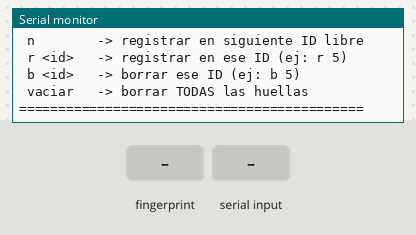
A sketch run on a simulated ESP32. Parts: the last lines printed to the serial monitor. The inputs (shaded band) are chosen by the test bench.

Above: at 2.7 s.
2.8 s: finger stored as number 1 placed on the sensor
At 4.1 s:
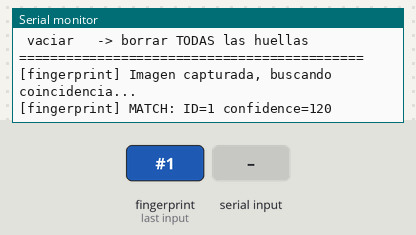
4.6 s: "n\n" received over Serial
At 5.3 s:
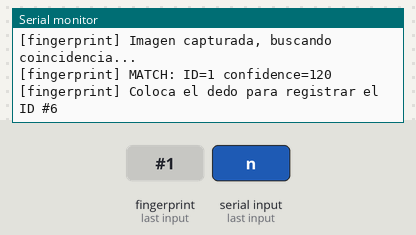
6.2 s: finger stored as number 1 placed on the sensor
At 6.8 s:
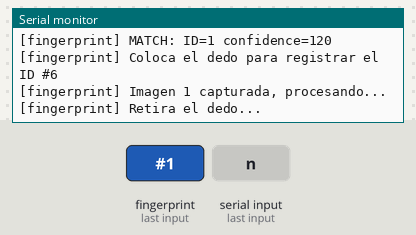
9.4 s: finger stored as number 1 placed on the sensor
At 10.3 s:
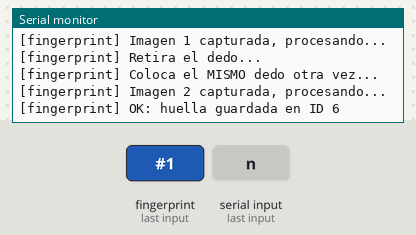
11.1 s: "l\n" received over Serial
At 11.4 s:
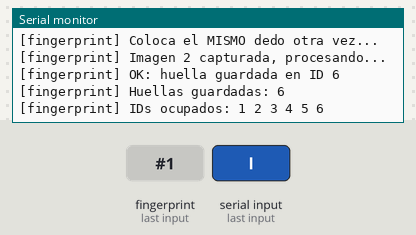
12.6 s: "vaciar\n" received over Serial
At 13.0 s:
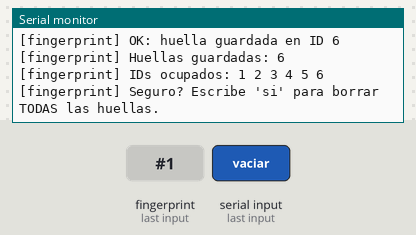

Measured:
- after the input at 2.8 s, the serial monitor: prints a new line at once (image 1)
- after the input at 4.6 s, the serial monitor: prints a new line after 0.11 s (image 2)
- after the input at 6.2 s, the serial monitor: prints a new line at once (image 3)
- after the input at 9.4 s, the serial monitor: prints a new line after 0.07 s (image 4)
- after the input at 11.1 s, the serial monitor: prints a new line at once (image 5)
- after the input at 12.6 s, the serial monitor: prints a new line after 0.05 s (image 6)

The sketch:

test_fingerprint.ino
```cpp
/*
 * Standalone bring-up sketch: fingerprint sensor only.
 *
 * Board: ESP32-WROOM-32. Sensor on HardwareSerial(2), RX=GPIO16,
 * TX=GPIO17, 57600 baud, powered at 3V3 (NOT 5V).
 *
 * Open Serial Monitor at 115200 baud. Logs every step so sensor wiring
 * problems are visible immediately instead of guessed at.
 *
 * Serial commands:
 *   l        -> list occupied fingerprint IDs
 *   n        -> enroll at next free ID
 *   r <id>   -> enroll at a specific ID (e.g. r 5)
 *   b <id>   -> delete a specific ID
 *   vaciar   -> erase ALL stored fingerprints (asks to confirm with 'si')
 *   (no command) -> continuously scans and logs finger reads
 */

#include <Adafruit_Fingerprint.h>

HardwareSerial fingerSerial(2);
Adafruit_Fingerprint finger = Adafruit_Fingerprint(&fingerSerial);

bool awaitingEraseAllConfirm = false;

void printMenu() {
  Serial.println();
  Serial.println("========== FINGERPRINT TEST MENU ==========");
  Serial.println(" l        -> listar IDs ocupados");
  Serial.println(" n        -> registrar en siguiente ID libre");
  Serial.println(" r <id>   -> registrar en ese ID (ej: r 5)");
  Serial.println(" b <id>   -> borrar ese ID (ej: b 5)");
  Serial.println(" vaciar   -> borrar TODAS las huellas");
  Serial.println("============================================");
}

void listFingerprints() {
  finger.getTemplateCount();
  Serial.print("[fingerprint] Huellas guardadas: ");
  Serial.println(finger.templateCount);
  Serial.print("[fingerprint] IDs ocupados: ");
  bool any = false;
  for (int id = 1; id <= 127; id++) {
    if (finger.loadModel(id) == FINGERPRINT_OK) {
      Serial.print(id);
      Serial.print(" ");
      any = true;
    }
  }
  if (!any) Serial.print("(ninguno)");
  Serial.println();
}

int firstFreeId() {
  for (int id = 1; id <= 127; id++) {
    if (finger.loadModel(id) != FINGERPRINT_OK) return id;
  }
  return -1;
}

uint8_t waitForImage(unsigned long ms) {
  unsigned long t = millis();
  uint8_t p = FINGERPRINT_NOFINGER;
  while (millis() - t < ms) {
    p = finger.getImage();
    if (p == FINGERPRINT_OK) return p;
    delay(30);
  }
  Serial.print("[fingerprint] waitForImage timeout, last status=");
  Serial.println(p);
  return p;
}

bool enrollFingerprint(uint8_t id) {
  Serial.print("[fingerprint] Coloca el dedo para registrar el ID #");
  Serial.println(id);

  uint8_t p = waitForImage(15000);
  if (p != FINGERPRINT_OK) {
    Serial.println("[fingerprint] Tiempo agotado esperando el primer dedo.");
    return false;
  }
  Serial.println("[fingerprint] Imagen 1 capturada, procesando...");
  if (finger.image2Tz(1) != FINGERPRINT_OK) {
    Serial.println("[fingerprint] ERROR al procesar la primera imagen.");
    return false;
  }

  Serial.println("[fingerprint] Retira el dedo...");
  delay(1500);
  unsigned long t = millis();
  while (finger.getImage() != FINGERPRINT_NOFINGER) {
    delay(50);
    if (millis() - t > 10000) break;
  }

  Serial.println("[fingerprint] Coloca el MISMO dedo otra vez...");
  p = waitForImage(15000);
  if (p != FINGERPRINT_OK) {
    Serial.println("[fingerprint] Tiempo agotado esperando el segundo dedo.");
    return false;
  }
  Serial.println("[fingerprint] Imagen 2 capturada, procesando...");
  if (finger.image2Tz(2) != FINGERPRINT_OK) {
    Serial.println("[fingerprint] ERROR al procesar la segunda imagen.");
    return false;
  }
  if (finger.createModel() != FINGERPRINT_OK) {
    Serial.println("[fingerprint] ERROR: las dos lecturas no coinciden.");
    return false;
  }
  if (finger.storeModel(id) == FINGERPRINT_OK) {
    Serial.print("[fingerprint] OK: huella guardada en ID ");
    Serial.println(id);
    return true;
  }
  Serial.println("[fingerprint] ERROR al guardar en el sensor.");
  return false;
}

void handleSerialMenu() {
  if (!Serial.available()) return;

  String line = Serial.readStringUntil('\n');
  line.trim();
  line.toLowerCase();
  if (line.length() == 0) return;

  if (awaitingEraseAllConfirm) {
    awaitingEraseAllConfirm = false;
    if (line == "si") {
      bool ok = finger.emptyDatabase() == FINGERPRINT_OK;
      Serial.println(ok ? "[fingerprint] Todas las huellas borradas." : "[fingerprint] ERROR al vaciar.");
    } else {
      Serial.println("[fingerprint] Cancelado.");
    }
    return;
  }

  if (line == "l") {
    listFingerprints();
  } else if (line == "n") {
    int id = firstFreeId();
    if (id == -1) Serial.println("[fingerprint] No hay IDs libres.");
    else enrollFingerprint(id);
  } else if (line == "vaciar") {
    Serial.println("[fingerprint] Seguro? Escribe 'si' para borrar TODAS las huellas.");
    awaitingEraseAllConfirm = true;
  } else if (line.startsWith("r ")) {
    int id = line.substring(2).toInt();
    if (id >= 1 && id <= 127) enrollFingerprint(id);
    else Serial.println("[fingerprint] ID invalido (1 a 127).");
  } else if (line.startsWith("b ")) {
    int id = line.substring(2).toInt();
    if (id >= 1 && id <= 127) {
      bool ok = finger.deleteModel(id) == FINGERPRINT_OK;
      Serial.println(ok ? "[fingerprint] Borrada." : "[fingerprint] ERROR al borrar.");
    } else {
      Serial.println("[fingerprint] ID invalido (1 a 127).");
    }
  } else {
    printMenu();
  }
}

void setup() {
  Serial.begin(115200);
  delay(1000);
  Serial.println();
  Serial.println("[fingerprint] Test sketch starting...");

  fingerSerial.begin(57600, SERIAL_8N1, 16, 17);
  delay(500);

  Serial.println("[fingerprint] Calling finger.verifyPassword()...");
  if (finger.verifyPassword()) {
    Serial.println("[fingerprint] OK: sensor detectado.");
  } else {
    Serial.println("[fingerprint] ERROR: sensor NO detectado. Revisa cableado (RX16/TX17) y 3V3.");
    Serial.println("[fingerprint] Sketch continua de todas formas para permitir reintentos.");
  }

  listFingerprints();
  printMenu();
}

void loop() {
  handleSerialMenu();

  int r = finger.getImage();
  if (r == FINGERPRINT_OK) {
    Serial.println("[fingerprint] Imagen capturada, buscando coincidencia...");
    if (finger.image2Tz() != FINGERPRINT_OK) {
      Serial.println("[fingerprint] WARN: image2Tz fallo.");
    } else if (finger.fingerFastSearch() == FINGERPRINT_OK) {
      Serial.print("[fingerprint] MATCH: ID=");
      Serial.print(finger.fingerID);
      Serial.print(" confidence=");
      Serial.println(finger.confidence);
    } else {
      Serial.println("[fingerprint] NO match (huella no reconocida).");
    }
    delay(1000);  // avoid re-triggering while the finger is still down
  }

  delay(50);
}
```
